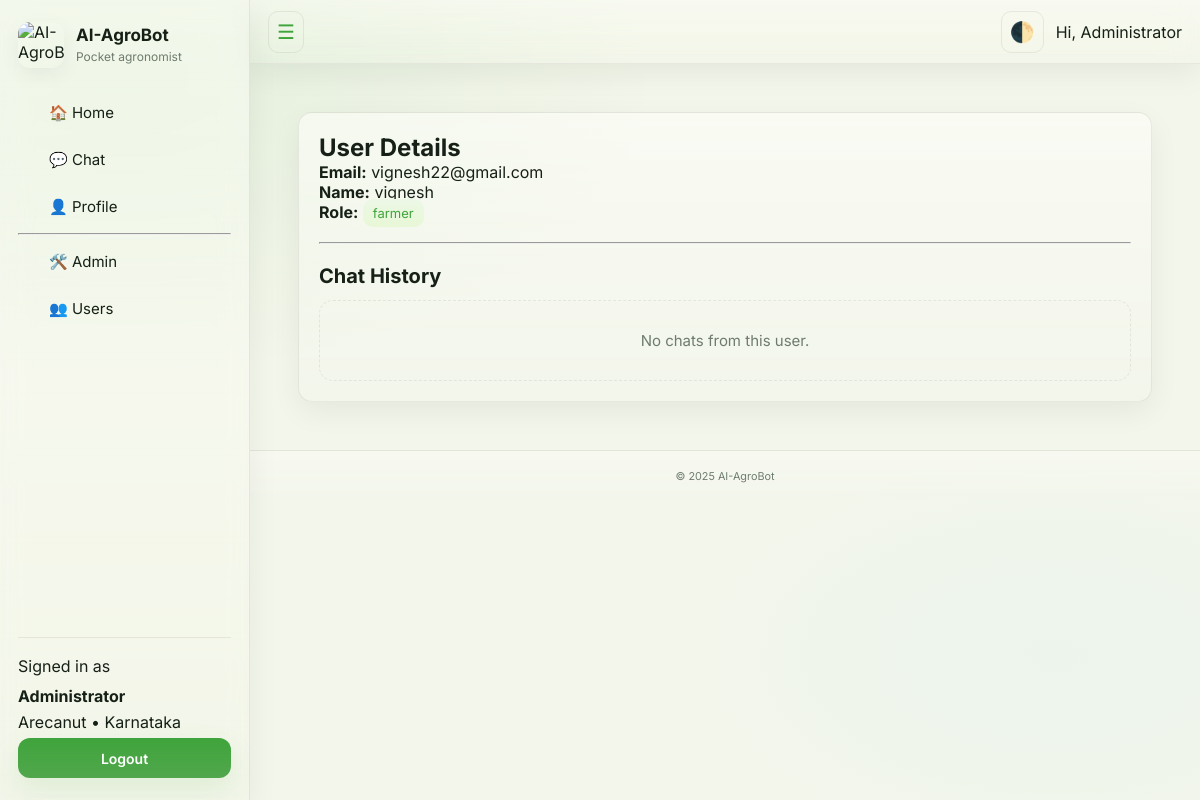
Page /admin/user/3 (signed in) on the committed database.
### database.py (models this page shows)
class User(UserMixin, db.Model):
    __tablename__ = "users"
    id = db.Column(db.Integer, primary_key=True)
    email = db.Column(db.String(200), unique=True, nullable=False)
    password = db.Column(db.String(200), nullable=False)
    name = db.Column(db.String(100))
    role = db.Column(db.String(20), default="farmer")
    primary_crop = db.Column(db.String(100))
    region = db.Column(db.String(100))
    preferred_language = db.Column(db.String(20), default="en")

### app.py (the view)
@app.route("/admin/user/<int:user_id>")
@login_required
def admin_view_user(user_id):
    if current_user.role != "admin":
        flash("Access denied", "danger")
        return redirect(url_for("index"))
    user = User.query.get_or_404(user_id)
    chats = ChatHistory.query.filter_by(user_id=user.id).order_by(ChatHistory.created_at.desc()).all()
    return render_template("admin_view_user.html", user=user, chats=chats)

### app.py (called while the page is built)
@login_manager.user_loader
def load_user(user_id):
    return db.session.get(User, int(user_id))

### templates/admin_view_user.html
{% extends "base.html" %}
{% block content %}
<section class="admin-section">
  <div class="admin-card glass admin-narrow">
    <h2 class="admin-title">User Details</h2>
    <p><strong>Email:</strong> {{ user.email }}</p>
    <p><strong>Name:</strong> {{ user.name }}</p>
    <p><strong>Role:</strong>
      <span class="role-tag {{ 'role-admin' if user.role=='admin' else 'role-user' }}">{{ user.role }}</span>
    </p>
    <br>
    <hr>
    <br>
    <h3 class="admin-subtitle">Chat History</h3>
    {% if chats %}
      <ul class="admin-chat-list">
        {% for c in chats %}
        <li class="glass chat-item">
          <div><strong>You:</strong> {{ c.user_message }}</div>
          <div style="margin-top:6px"><strong>Bot:</strong> {{ c.bot_response }}</div>
          <div class="muted small" style="margin-top:6px">{{ c.created_at }}</div>
        </li>
        {% endfor %}
      </ul>
    {% else %}
      <div class="empty-state glass">
        <p class="muted">No chats from this user.</p>
      </div>
    {% endif %}
  </div>
</section>
{% endblock %}

### templates/base.html (shortened to what this page needs)
<!doctype html>
<html lang="en">
<head>
  <link rel="stylesheet" href="{{ url_for('static', filename='style.css') }}">
</head>
<body>
  <div class="app-shell">
    <aside class="left-sidebar glass" role="navigation" aria-label="Main navigation">
      <div class="sidebar-top">
        <a class="brand" href="{{ url_for('index') }}">
          <img src="{{ url_for('static', filename='bot.png') }}" class="logo" alt="AI-AgroBot">
          <div class="brand-text">
            <strong>AI-AgroBot</strong><br>
            <small class="muted">Pocket agronomist</small>
          </div><br>
        </a>
      </div>
      <nav class="sidebar-nav">
        <a class="nav-item" href="{{ url_for('index') }}">🏠 Home</a>
        <a class="nav-item" href="{{ url_for('chat') }}">💬 Chat</a>
        <a class="nav-item" href="{{ url_for('profile') }}">👤 Profile</a>
        {% if current_user.is_authenticated and current_user.role == 'admin' %}
          <hr>
          <a class="nav-item" href="{{ url_for('admin_dashboard') }}">🛠️ Admin</a>
          <a class="nav-item" href="{{ url_for('admin_view_user', user_id=current_user.id) }}">👥 Users</a>
        {% endif %}
      </nav>
      <div class="sidebar-bottom">
        {% if current_user.is_authenticated %}
          <div class="small muted">Signed in as</div>
          <div class="sidebar-user">
            <strong>{{ current_user.name or current_user.email }}</strong>
            <div class="muted small">{{ current_user.primary_crop or '—' }} • {{ current_user.region or '—' }}</div>
            <a class="btn small" href="{{ url_for('logout') }}">Logout</a>
          </div>
        {% else %}
          <a class="btn small" href="{{ url_for('login') }}">Login</a>
          <a class="btn small ghost" href="{{ url_for('register') }}">Register</a>
        {% endif %}
      </div>
    </aside>
    <div class="main-area">
      <header class="topbar glass" role="banner">
        <div class="topbar-left">
          <button id="sidebarToggle" class="icon-btn small-toggle" aria-label="Toggle sidebar">☰</button>
        </div>
        <div class="topbar-right">
          <button id="themeToggle" class="icon-btn small-toggle" title="Toggle theme">🌓</button>
          {% if current_user.is_authenticated %}
            <a class="nav-link" href="{{ url_for('profile') }}">Hi, {{ current_user.name.split(' ')[0] if current_user.name else current_user.email }}</a>
          {% endif %}
        </div>
      </header>
      <main class="main" role="main">
        {% block content %}{% endblock %}
      </main>
      <footer class="footer glass">
        <div class="footer-inner">
          <small>© 2025 AI-AgroBot</small>
        </div>
      </footer>
    </div>
  </div>
</body>
</html>

### rows in the picture
User: name "Administrator", primary_crop "Arecanut", region "Karnataka"
User: email "vignesh22@gmail.com", name "vignesh", role "farmer"
